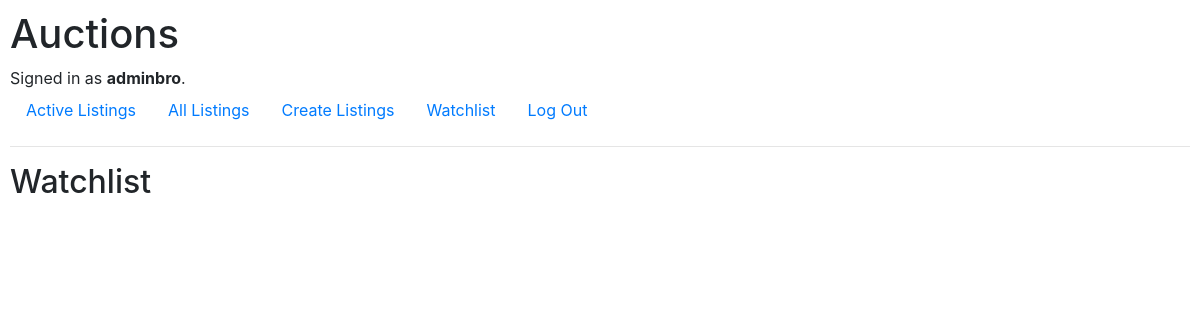
The page /auctions/listing/watchlist/ (signed in) on the database as committed earlier.
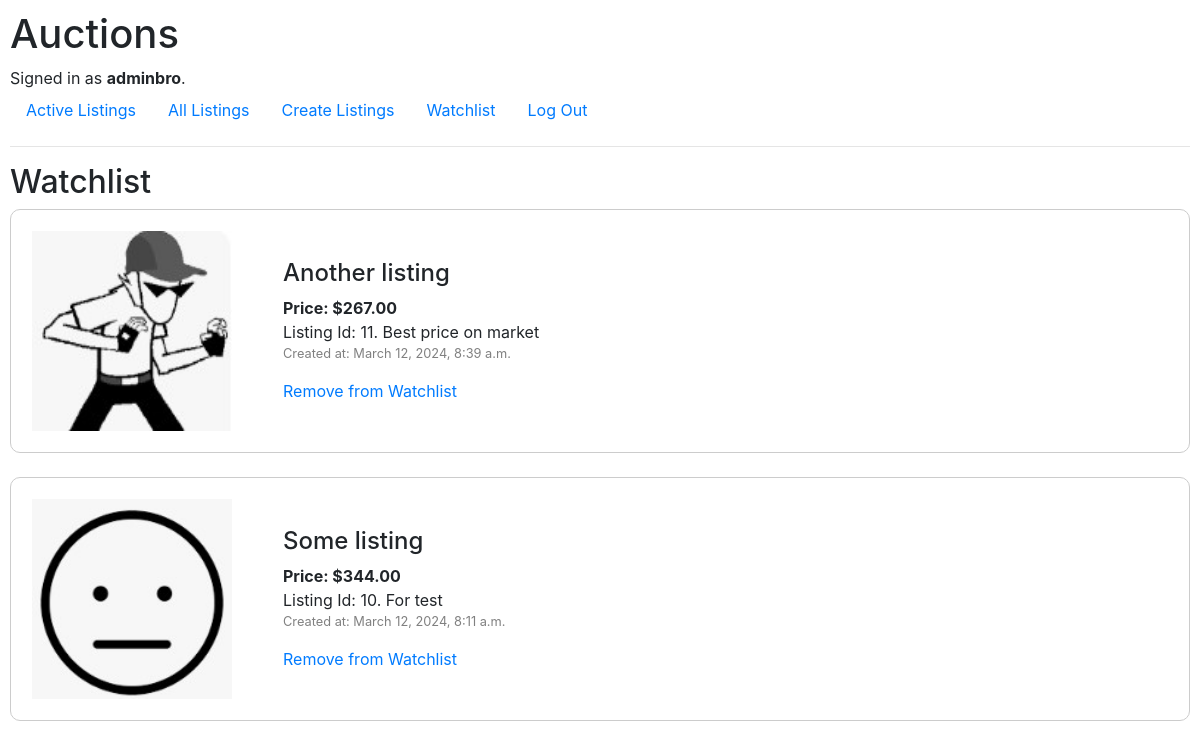
The same page on the database as committed later.
### auctions/models.py (models this page shows, shortened)
class Watchlist(models.Model):
    user = models.ForeignKey(User, on_delete=models.CASCADE)
    listing = models.ForeignKey(Listing, on_delete=models.CASCADE)

class Listing(models.Model):
    user = models.ForeignKey(User, on_delete=models.CASCADE)
    title = models.TextField(max_length=64)
    text = models.TextField(max_length=512)
    start_bid = models.DecimalField(max_digits=10, decimal_places=2, validators=[MinValueValidator(0)])
    image = models.ImageField(upload_to='listing_images/', validators=[validate_image_size], blank=True, null=True)
    created_at = models.DateTimeField(auto_now_add=True)
    updated_at = models.DateTimeField(auto_now=True)
    current_highest_bid = models.DecimalField(max_digits=10, decimal_places=2, default=0)
    is_active = models.BooleanField(default=True)
    winner = models.ForeignKey(User, on_delete=models.SET_NULL, null=True, blank=True, related_name='won_listings')

### auctions/views.py (the view)
# urls.py: path('auctions/listing/watchlist/', views.watchlist_page, name='watchlist_page'),
def watchlist_page(request):
    listing = Listing.objects.all()
    watchlist_items = Watchlist.objects.filter(user=request.user)
    return render(request, 'auctions/listing/watchlist.html', {'watchlist_items': watchlist_items, 'listing': listing})

### auctions/templates/auctions/listing/watchlist.html (shortened to what this page needs)
{% extends "auctions/layout.html" %}
{% block body %}
    <h2>Watchlist</h2>
        {% for item in watchlist_items %}
        <div class="listing_container">
            <table>
                <td>{% if item.listing.image %}
                    <a href="{% url 'listing_detail' item.listing.id %}"><img src="{{ item.listing.image.url }}" style="width: 200px; height: 200px;" alt="Listing Image" class="img-fluid"></a><br>
                    {% endif %}
                </td>
                <td class="table_margin">
                    <h4>{{ item.listing.title }}</h4>
                    <b>Price: ${{ item.listing.start_bid }}</b></br>
                    Listing Id: {{ item.listing.id }}. {{ item.listing.text }}<br>
                    <p class="created_at">Created at: {{ item.listing.created_at }}</p>
                    <a href="{% url 'remove_from_watchlist' item.listing.id %}">Remove from Watchlist</a>
                </td>
            </table>
        </div><br>
        {% endfor %}
{% endblock %}

Rows that differ between the two databases and show on the page:
added Watchlist: listing.image (picture), listing "Another listing", listing.start_bid "267.00", listing.id "11", listing.text "Best price on market", listing.created_at "March 12, 2024, 8:39 a.m."
added Watchlist: listing.image (picture), listing "Some listing", listing.start_bid "344.00", listing.id "10", listing.text "For test", listing.created_at "March 12, 2024, 8:11 a.m."
